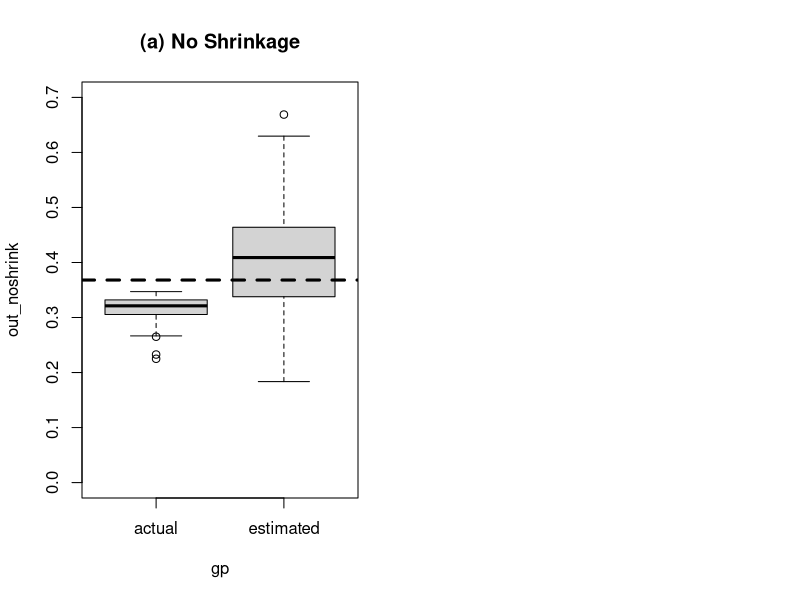

Recreate this plot in R. (Note: this script raises an error after producing the figure.)
#  Example 11.10 and Figure 11.7

library(quadprog)
dat = read.table("countries.txt",header =T)
dat = dat[,4:13]
n = dim(dat)[1]
N = dim(dat)[2]
R = 100*(dat[2:n,]/dat[1:(n-1),] - 1)
mufree = 1/24
mean_vect_TRUE = apply(R,2,mean)
cov_mat_TRUE = cov(R)

nboot = 250
out = matrix(1,nrow=nboot,ncol=2)
mean_out = matrix(1,nrow = nboot,ncol = dim(dat)[2])
set.seed(998877)
for (iboot in (1:nboot))
{
un = ceiling((n-1)*runif(n-1))
Rboot = R[un,]
mean_vect = apply(Rboot,2,mean)
mean_out[iboot,] = mean_vect
cov_mat = cov(Rboot)
sd_vect = sqrt(diag(cov_mat)) 
Amat = cbind(rep(1,N),mean_vect,diag(1,N))  
muP = seq(min(mean_vect)+.001,max(mean_vect)-.001,length=300)                               
sdP = muP 
weights = matrix(0,nrow=300,ncol=N) 
for (i in 1:length(muP))  
{ 
bvec = c(1,muP[i],rep(0,N))
result = 
   solve.QP(Dmat=2*cov_mat,dvec=rep(0,N),Amat=Amat,bvec=bvec,meq=2)
sdP[i] = sqrt(result$value)
weights[i,] = result$solution
} 
sharpe =( muP-mufree)/sdP 
ind = (sharpe == max(sharpe)) 
out[iboot,1] = sharpe[ind]
wT = weights[ind,]
sharpe_TRUE = (wT %*% mean_vect_TRUE - mufree) /
   sqrt(wT %*% cov_mat_TRUE %*% wT)
out[iboot,2] = sharpe_TRUE
}
out_noshrink = out

gp = cbind(rep("estimated",nboot),rep("actual",nboot))

country_names = c(
"Hong Kong",
 "Singapore",
  "Brazil",
  "Argentina",
  "UK",
  "Germany",
   "Canada",
  "France",
  "Japan",
  "US")

qu_out = matrix(1,nrow=10,ncol=2)

round(qu_out,3)

postscript("countries_boot_shrinkNoShrink.ps",width=7,height=4)
par(mfrow=c(1,2))
boxplot(out_noshrink~gp,main="(a) No Shrinkage",ylim=c(0,.7))
abline(h=.3681,lwd=3,lty=2)


apply(out_Short,2,mean)


###################  shrinkage


out = matrix(1,nrow=nboot,ncol=2)
set.seed(998877)
for (iboot in (1:nboot))
{
un = ceiling((n-1)*runif(n-1))
Rboot = R[un,]


mean_vect = apply(Rboot,2,mean)
grandMean = mean(mean_vect)
mean_vect = (mean_vect + grandMean)/2

cov_mat = cov(Rboot)
sd_vect = sqrt(diag(cov_mat))
Amat = cbind(rep(1,N),mean_vect,diag(1,N)) 
muP = seq(min(mean_vect)+.001,max(mean_vect)-.001,length=300)                              
sdP = muP 
weights = matrix(0,nrow=300,ncol=N) 
for (i in 1:length(muP))  
{
bvec = c(1,muP[i],rep(0,N))  
result = 
   solve.QP(Dmat=2*cov_mat,dvec=rep(0,N),Amat=Amat,bvec=bvec,meq=2)
sdP[i] = sqrt(result$value)
weights[i,] = result$solution
} 
sharpe =( muP-mufree)/sdP 
ind = (sharpe == max(sharpe)) 
out[iboot,1] = sharpe[ind]
wT = weights[ind,]
sharpe_TRUE = (wT %*% mean_vect_TRUE - mufree) /
   sqrt(wT %*% cov_mat_TRUE %*% wT)
out[iboot,2] = sharpe_TRUE
}
out_shrink = out

boxplot(out_shrink~gp,main="(b) Shrinkage",ylim=c(0,.7))
abline(h=.3503,lwd=3,lty=2)
graphics.off()

apply(out_shrink,2,mean)
